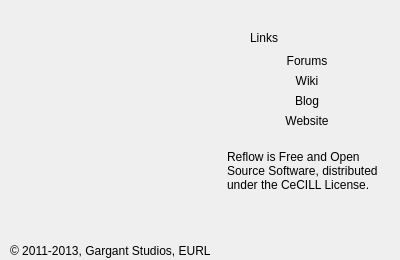
<?xml version="1.0" encoding="UTF-8"?>
<ui version="4.0">
 <class>RESplash</class>
 <widget class="QDialog" name="RESplash">
  <property name="geometry">
   <rect>
    <x>0</x>
    <y>0</y>
    <width>400</width>
    <height>260</height>
   </rect>
  </property>
  <property name="windowTitle">
   <string>Dialog</string>
  </property>
  <widget class="QPushButton" name="forumsButton">
   <property name="geometry">
    <rect>
     <x>250</x>
     <y>50</y>
     <width>114</width>
     <height>21</height>
    </rect>
   </property>
   <property name="text">
    <string>Forums</string>
   </property>
   <property name="flat">
    <bool>true</bool>
   </property>
  </widget>
  <widget class="QPushButton" name="wikiButton">
   <property name="geometry">
    <rect>
     <x>250</x>
     <y>70</y>
     <width>114</width>
     <height>21</height>
    </rect>
   </property>
   <property name="text">
    <string>Wiki</string>
   </property>
   <property name="flat">
    <bool>true</bool>
   </property>
  </widget>
  <widget class="QLabel" name="linksLabel">
   <property name="geometry">
    <rect>
     <x>250</x>
     <y>30</y>
     <width>62</width>
     <height>16</height>
    </rect>
   </property>
   <property name="text">
    <string>Links</string>
   </property>
  </widget>
  <widget class="QPushButton" name="twitterButton">
   <property name="geometry">
    <rect>
     <x>243</x>
     <y>214</y>
     <width>51</width>
     <height>41</height>
    </rect>
   </property>
   <property name="text">
    <string/>
   </property>
   <property name="icon">
    <iconset resource="../../Reflow.qrc">
     <normaloff>:/twitter_logo.png</normaloff>:/twitter_logo.png</iconset>
   </property>
   <property name="iconSize">
    <size>
     <width>38</width>
     <height>31</height>
    </size>
   </property>
   <property name="flat">
    <bool>true</bool>
   </property>
  </widget>
  <widget class="QPushButton" name="facebookButton">
   <property name="geometry">
    <rect>
     <x>297</x>
     <y>210</y>
     <width>51</width>
     <height>51</height>
    </rect>
   </property>
   <property name="text">
    <string/>
   </property>
   <property name="icon">
    <iconset resource="../../Reflow.qrc">
     <normaloff>:/facebook_logo.png</normaloff>:/facebook_logo.png</iconset>
   </property>
   <property name="iconSize">
    <size>
     <width>40</width>
     <height>40</height>
    </size>
   </property>
   <property name="flat">
    <bool>true</bool>
   </property>
  </widget>
  <widget class="QPushButton" name="githubButton">
   <property name="geometry">
    <rect>
     <x>350</x>
     <y>210</y>
     <width>51</width>
     <height>51</height>
    </rect>
   </property>
   <property name="text">
    <string/>
   </property>
   <property name="icon">
    <iconset resource="../../Reflow.qrc">
     <normaloff>:/github_logo.png</normaloff>:/github_logo.png</iconset>
   </property>
   <property name="iconSize">
    <size>
     <width>40</width>
     <height>38</height>
    </size>
   </property>
   <property name="flat">
    <bool>true</bool>
   </property>
  </widget>
  <widget class="QPushButton" name="blogButton">
   <property name="geometry">
    <rect>
     <x>250</x>
     <y>90</y>
     <width>114</width>
     <height>21</height>
    </rect>
   </property>
   <property name="text">
    <string>Blog</string>
   </property>
   <property name="flat">
    <bool>true</bool>
   </property>
  </widget>
  <widget class="QLabel" name="licenseLabel">
   <property name="geometry">
    <rect>
     <x>227</x>
     <y>140</y>
     <width>171</width>
     <height>61</height>
    </rect>
   </property>
   <property name="text">
    <string>Reflow is Free and Open Source Software, distributed under the CeCILL License.</string>
   </property>
   <property name="wordWrap">
    <bool>true</bool>
   </property>
  </widget>
  <widget class="QLabel" name="copyrightLabel">
   <property name="geometry">
    <rect>
     <x>10</x>
     <y>240</y>
     <width>251</width>
     <height>21</height>
    </rect>
   </property>
   <property name="text">
    <string>© 2011-2013, Gargant Studios, EURL</string>
   </property>
  </widget>
  <widget class="QPushButton" name="websiteButton">
   <property name="geometry">
    <rect>
     <x>250</x>
     <y>110</y>
     <width>114</width>
     <height>21</height>
    </rect>
   </property>
   <property name="text">
    <string>Website</string>
   </property>
   <property name="flat">
    <bool>true</bool>
   </property>
  </widget>
 </widget>
 <resources>
  <include location="../../Reflow.qrc"/>
 </resources>
 <connections/>
</ui>
